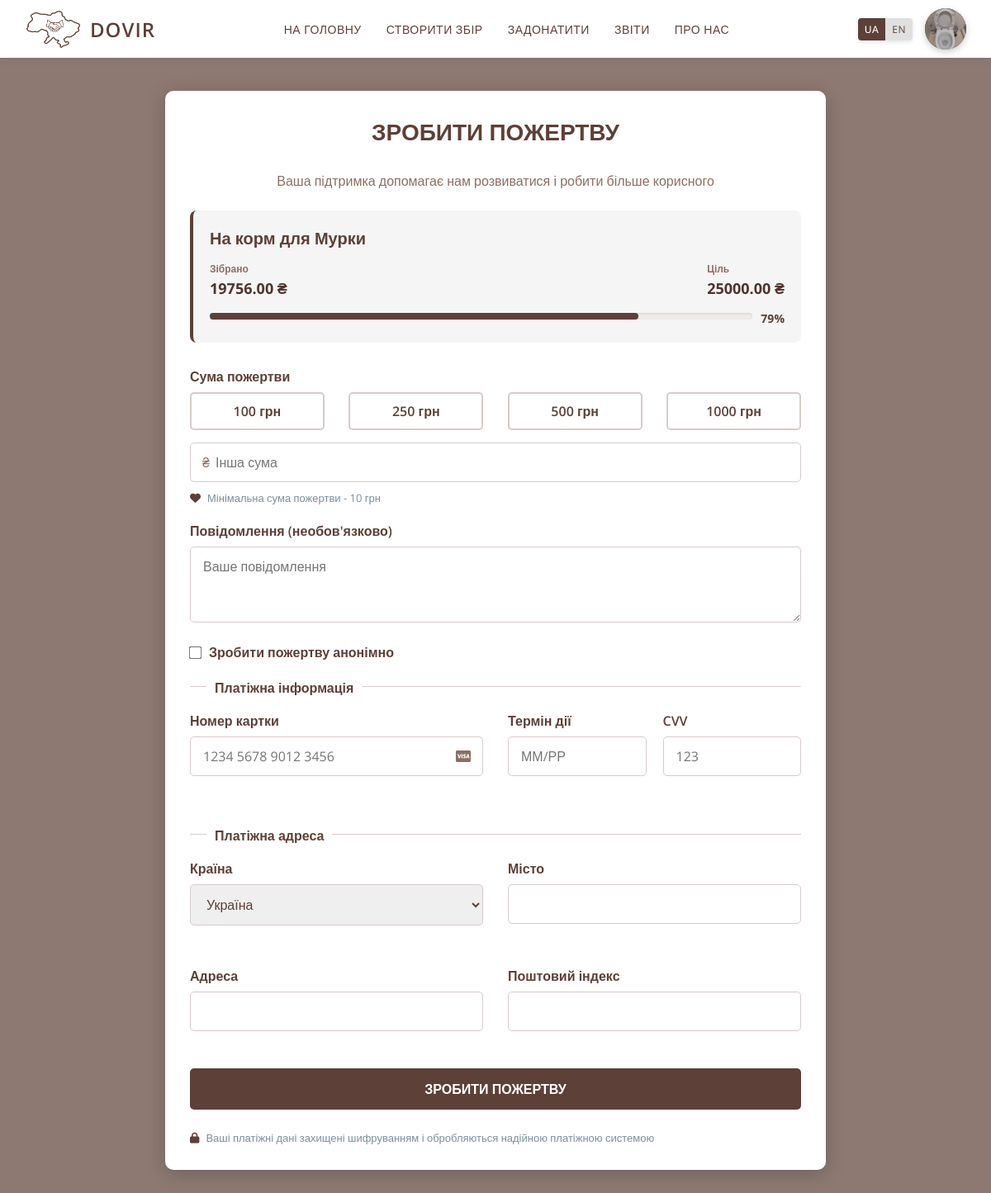
The app's page /donate/8/ (signed in), older data.
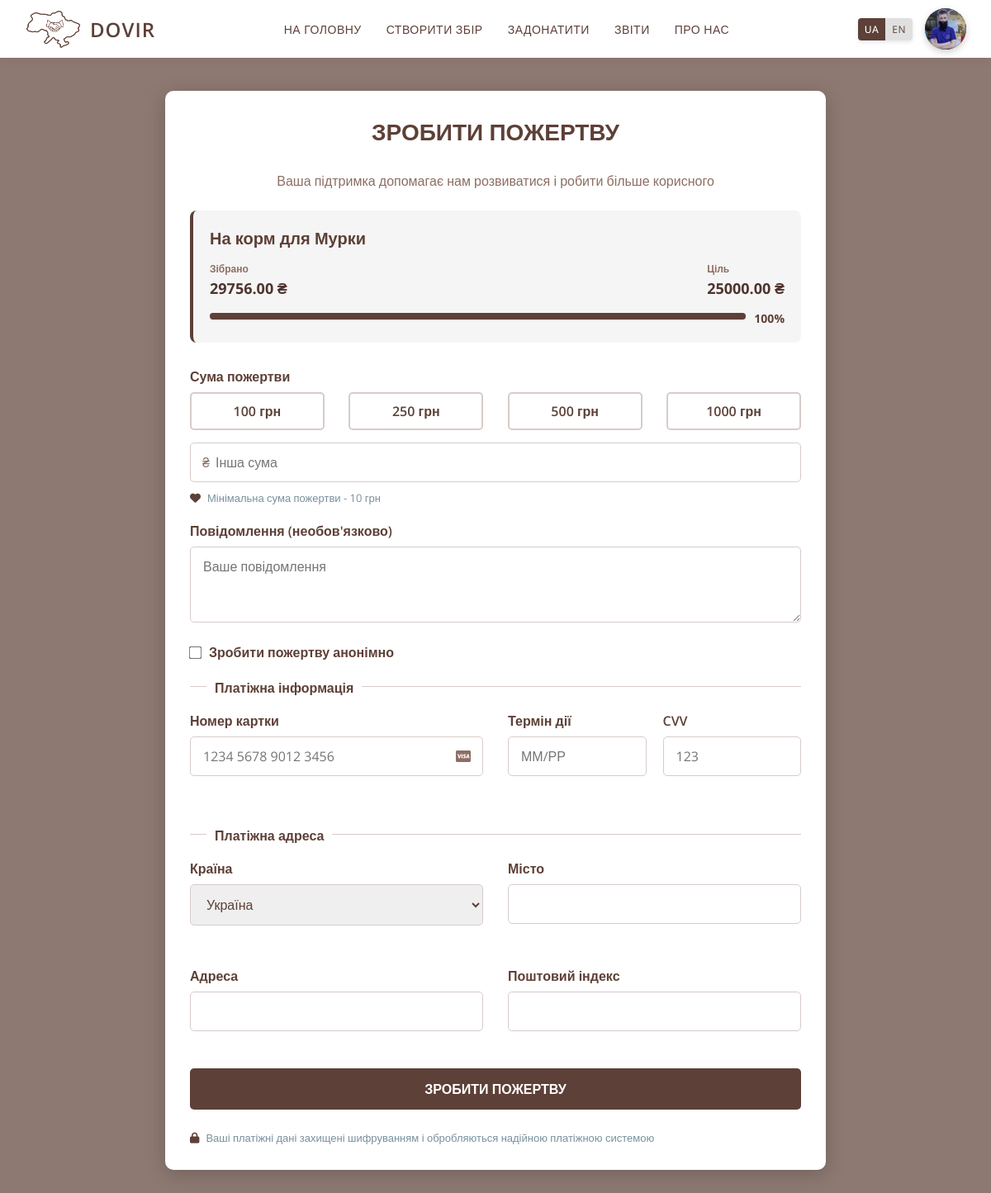
The same page, newer data.
### authentication/models.py (models this page shows, shortened)
class CustomUser(AbstractUser):
    phone = models.CharField(max_length=15, unique=True, null=True, blank=True, verbose_name="Номер телефону")
    avatar = models.ImageField(upload_to='avatars/', null=True, blank=True, verbose_name="Аватар")
    bio = models.TextField(max_length=500, blank=True, null=True, verbose_name="Про себе")
    birth_date = models.DateField(null=True, blank=True, verbose_name="Дата народження")
    country = models.CharField(max_length=100, blank=True, null=True, verbose_name="Країна")
    region = models.CharField(max_length=100, blank=True, null=True, verbose_name="Область/Регіон")
    city = models.CharField(max_length=100, blank=True, null=True, verbose_name="Населений пункт")
    address = models.CharField(max_length=255, blank=True, null=True, verbose_name="Адреса")
    notifications_enabled = models.BooleanField(default=True, verbose_name="Сповіщення увімкнені")
    instagram = models.TextField(blank=True, null=True, verbose_name="Instagram")
    facebook = models.TextField(blank=True, null=True, verbose_name="Facebook")
    telegram = models.TextField(blank=True, null=True, verbose_name="Telegram")
    total_donations_amount = models.DecimalField(max_digits=10, decimal_places=2, default=0, verbose_name="Загальна сума донатів")
    created_fundraisings_count = models.PositiveIntegerField(default=0, verbose_name="Кількість створених зборів")
    completed_fundraisings_count = models.PositiveIntegerField(default=0, verbose_name="Кількість закритих зборів")
    total_received_amount = models.DecimalField(max_digits=10, decimal_places=2, default=0, verbose_name="Зібрана сума на збори")
    unique_donators_count = models.PositiveIntegerField(default=0, verbose_name="Кількість унікальних донаторів")
    created_at = models.DateTimeField(auto_now_add=True,  null=True, verbose_name="Дата створення")
    updated_at = models.DateTimeField(auto_now=True,  null=True, verbose_name="Дата оновлення")
    categories = models.ManyToManyField(
        'Category',
        related_name='users',
        blank=True,
        verbose_name="Категорії"
    )
    class Meta:
        verbose_name = "Користувач"
        verbose_name_plural = "Користувачі"

### fundraisings/models.py (models this page shows, shortened)
class Fundraising(models.Model):
    STATUS_CHOICES = (
        ('active', 'Активний'),
        ('paused', 'Призупинено'),
        ('completed', 'Завершено'),
        ('canceled', 'Скасовано'),
    )
    title = models.CharField(max_length=200)
    description = models.TextField()
    creator = models.ForeignKey(settings.AUTH_USER_MODEL, on_delete=models.CASCADE, related_name='fundraisings')
    needed_sum = models.DecimalField(max_digits=10, decimal_places=2)
    current_sum = models.DecimalField(max_digits=10, decimal_places=2, default=0)
    start_date = models.DateField(default=timezone.now)
    end_date = models.DateField()
    status = models.CharField(max_length=20, choices=STATUS_CHOICES, default='active')
    main_image = models.ImageField(upload_to='fundraising_images/', null=True, blank=True)
    link_for_money = models.TextField()
    created_at = models.DateTimeField(auto_now_add=True)
    updated_at = models.DateTimeField(auto_now=True)
    confirm_reporting = models.BooleanField(default=False)
    primary_category = models.ForeignKey(
        'Category',
        on_delete=models.SET_NULL,
        null=True,
        blank=True,
        related_name='primary_fundraisings'  # Changed from 'fundraisings'
    )
    categories = models.ManyToManyField(
        Category,
        related_name='associated_fundraisings',  # Changed from default which would be 'fundraisings'
        blank=True
    )
    @property
    def progress_percentage(self):
        if float(self.needed_sum) == 0:
            return 0
        return min(round((float(self.current_sum) / float(self.needed_sum)) * 100), 100)

### fundraisings/views.py (the view, shortened to what this page needs)
# urls.py: path('donate/<int:pk>/', donation_form, name='donation_form'),  # Donation form
def donation_form(request, pk):
    fundraising = get_object_or_404(Fundraising, pk=pk)
    context = {
        'fundraising': fundraising,
    }
    return render(request, 'donation.html', context)

### templates/donation.html (shortened to what the changed rows need)
{% load static %}
<!DOCTYPE html>
<html lang="uk">
<head>
    <link rel="stylesheet" href="https://cdnjs.cloudflare.com/ajax/libs/font-awesome/6.0.0-beta3/css/all.min.css">
</head>
<body>
    {% include 'includes/navbar.html' %}
    <div class="form-container">
        <h1 class="form-title">ЗРОБИТИ ПОЖЕРТВУ</h1>
        <div class="fundraising-summary">
            <h2 class="summary-title">{{ fundraising.title }}</h2>
            <div class="summary-amounts">
                <div class="summary-collected">
                    <span class="amount-label">Зібрано</span>
                    <span class="amount-value">{{ fundraising.current_sum }} ₴</span>
                </div>
                <div class="summary-goal">
                    <span class="amount-label">Ціль</span>
                    <span class="amount-value">{{ fundraising.needed_sum }} ₴</span>
                </div>
            </div>
            <div class="progress-bar-container">
                <div class="progress-bar-bg">
                    <div class="progress-bar-fill" style="width: {{ fundraising.progress_percentage }}%"></div>
                </div>
                <span class="progress-percentage">{{ fundraising.progress_percentage }}%</span>
            </div>
        </div>
    </div>
</body>
</html>

### templates/includes/navbar.html (shortened to what this page needs)
{% load static %}
<div class="navbar">
    <div class="logo">
        <img class="logo-img" src="{% static 'pictures/fundraisings/logo_brown.png' %}" alt="Dovir Logo">
        <span class="logo-text">DOVIR</span>
    </div>
    <div class="nav-links">
        <a href="{% url 'home' %}">НА ГОЛОВНУ</a>
        <a href="{% url 'create_fundraising' %}">СТВОРИТИ ЗБІР</a>
        <a href="{% url 'fundraisings' %}">ЗАДОНАТИТИ</a>
        <a href="{% url 'reports' %}">ЗВІТИ</a>
        <a href="{% url 'about_us' %}">ПРО НАС</a>
    </div>
    <div class="right-nav">
        <div class="lang-selector">
            <div class="lang-btn active">UA</div>
            <div class="lang-btn inactive">EN</div>
        </div>
        {% if user.is_authenticated %}
            <a href="{% url 'profile_page' %}">
                <div class="profile-pic">
                    {% if user.avatar %}
                        <img src="{{ user.avatar.url }}" alt="Profile">
                    {% else %}
                        <img src="{% static 'pictures/profile_page/default.png' %}" alt="Profile">
                    {% endif %}
                </div>
            </a>
        {% else %}
            <a href="{% url 'login_page' %}">
                <div class="profile-pic">
                    <img src="{% static 'pictures/profile_page/default.png' %}" alt="Profile">
                </div>
            </a>
        {% endif %}
    </div>
</div>

Row changes from the older to the newer data that the page shows:
changed CustomUser: avatar: a different picture
changed Fundraising "На корм для Мурки": current_sum "19756.00" → "29756.00"; progress_percentage "79" → "100"
